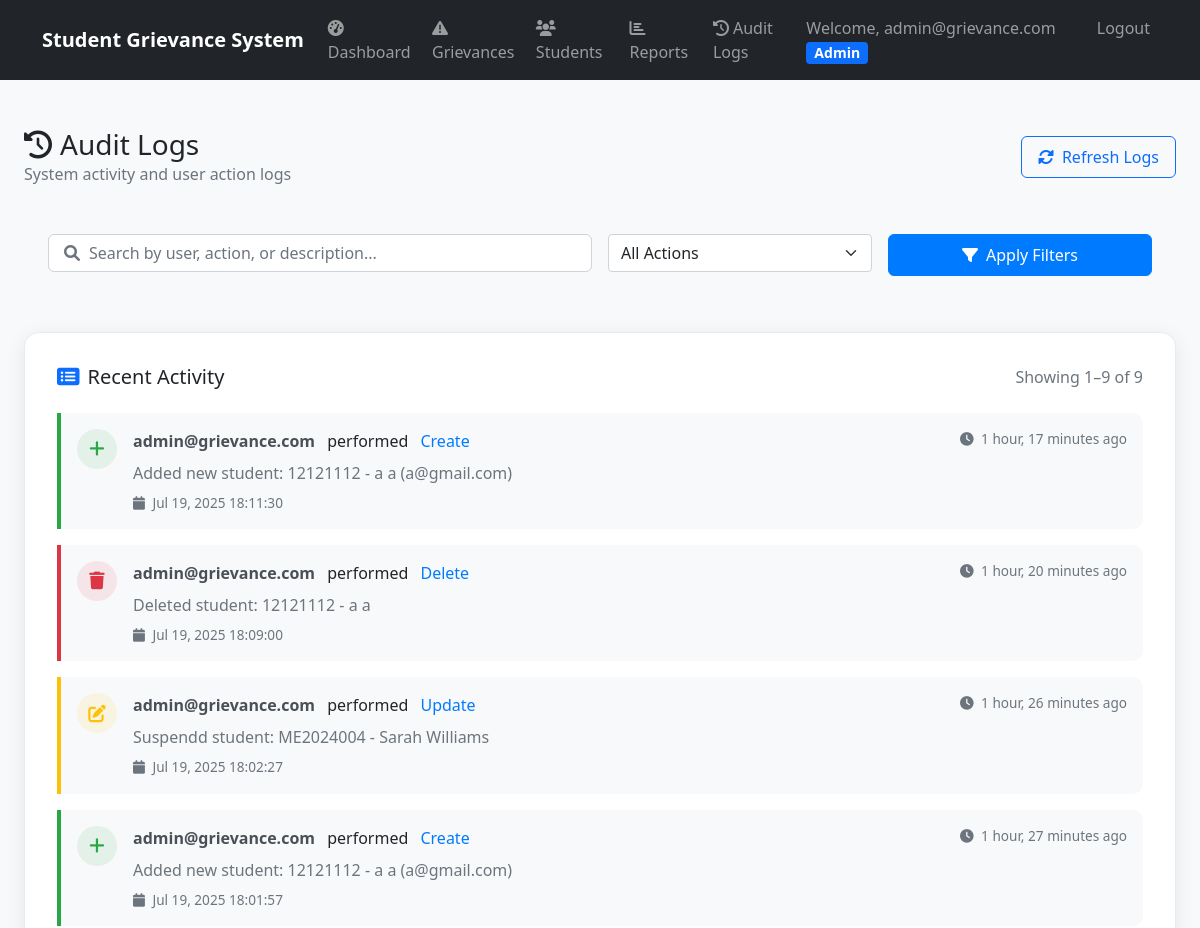
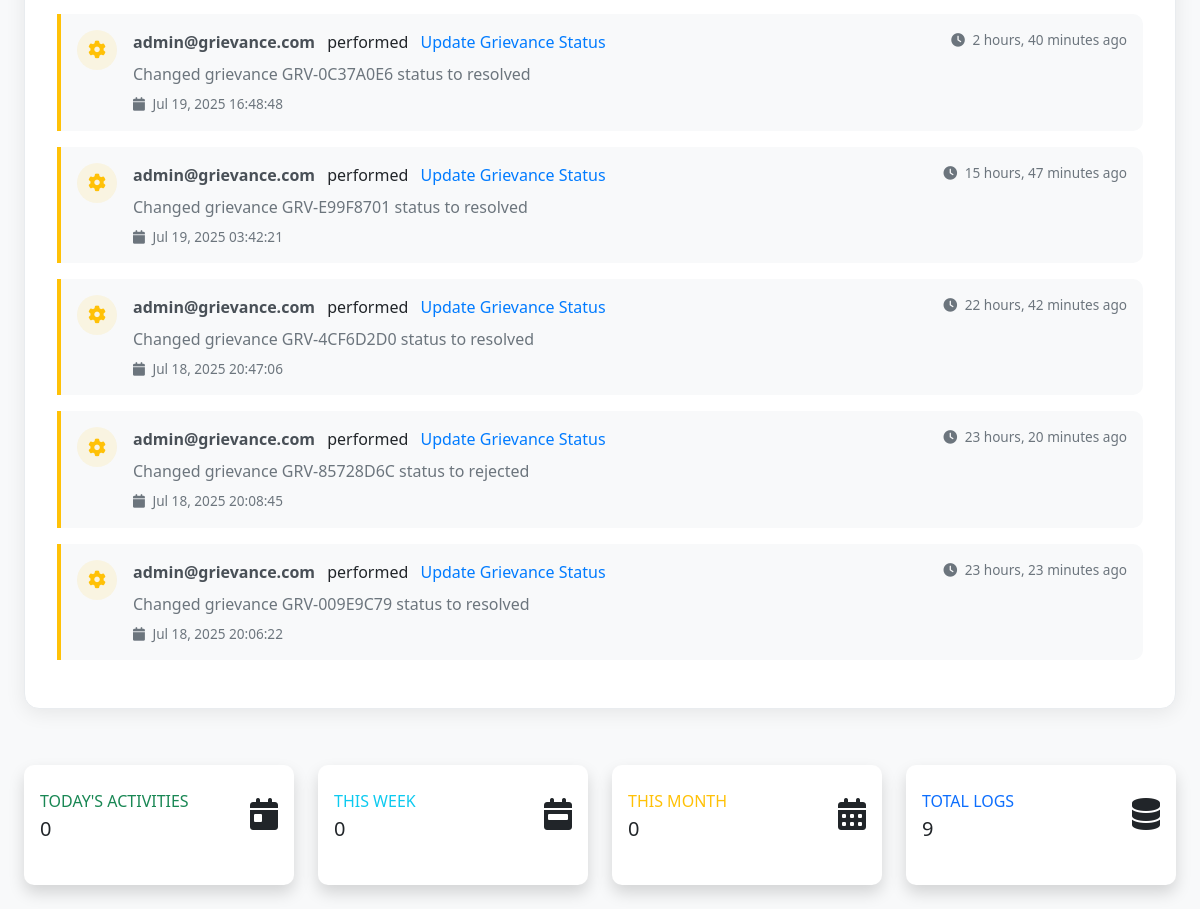
Page /api/admin-panel/audit-logs/ (signed in) on the earlier database version (2 pictures, top to bottom).
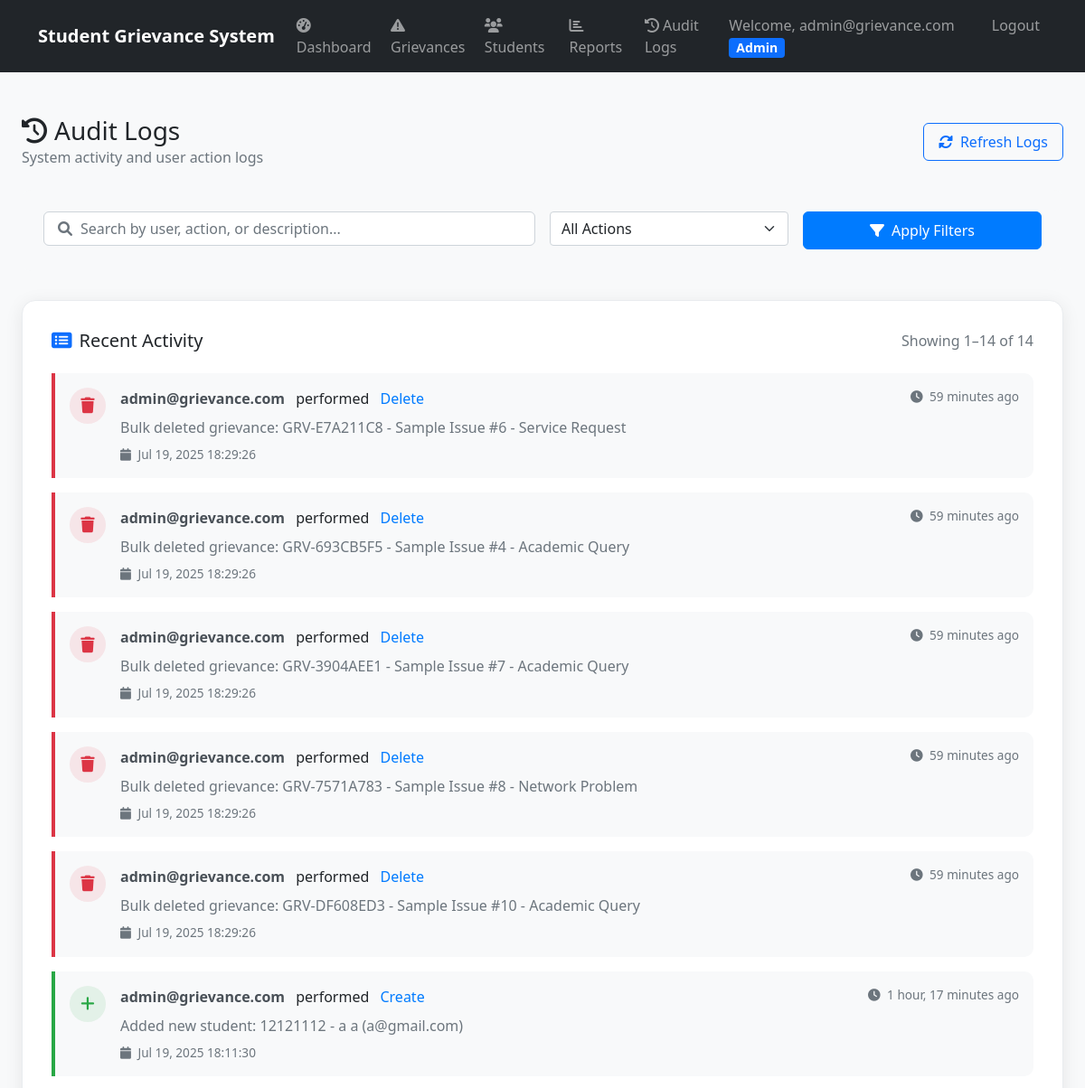
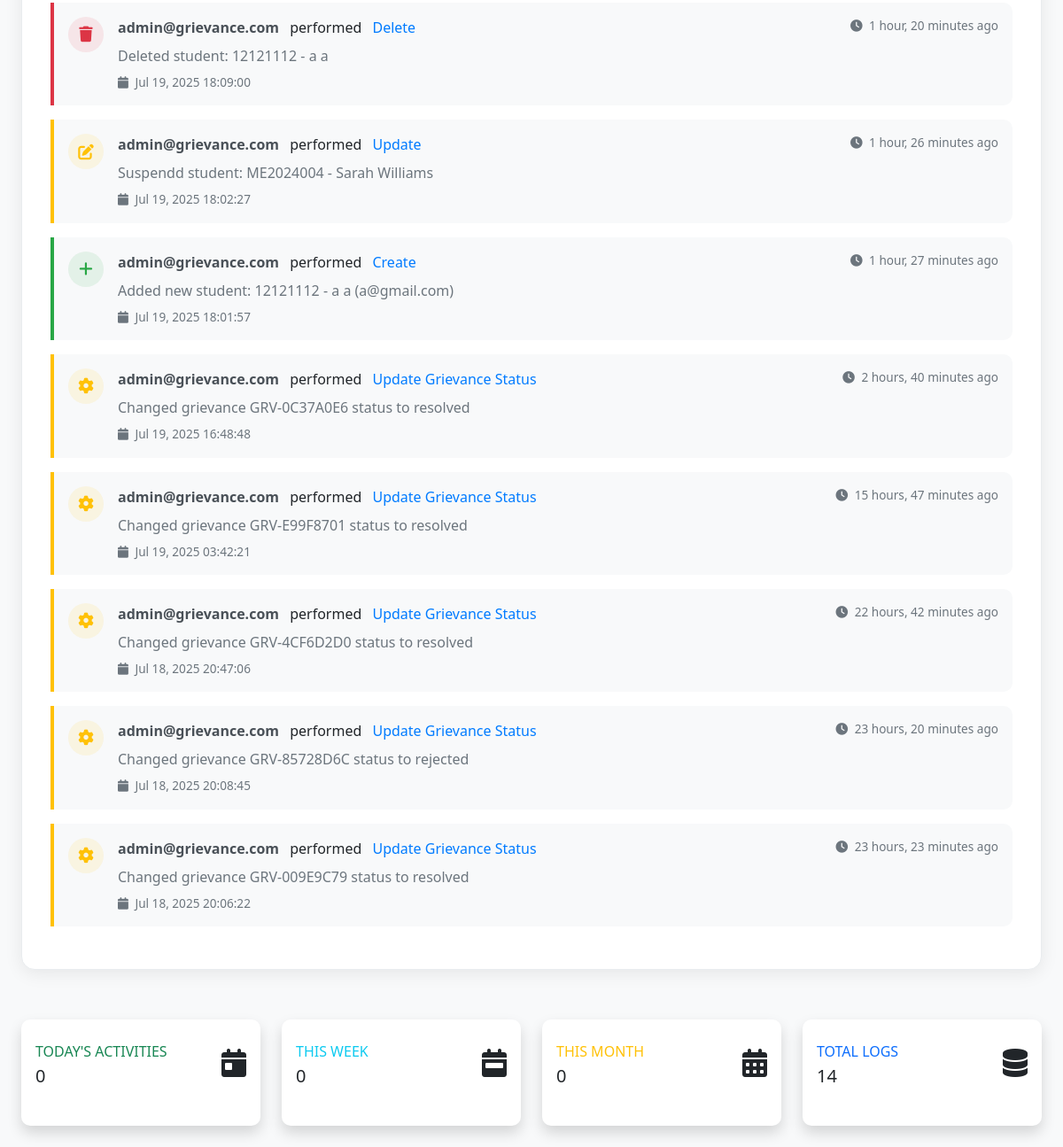
Same page on the later database version (2 pictures, top to bottom).
### apps/authentication/models.py (models this page shows, shortened)
class User(AbstractBaseUser, PermissionsMixin):
    ROLE_CHOICES = [
        ('student', 'Student'),
        ('admin', 'Admin'),
        ('superadmin', 'Super Admin'),
        ('officer', 'Grievance Officer'),
    ]
    email = models.EmailField(unique=True)  # STRING - Unique email address
    role = models.CharField(max_length=20, choices=ROLE_CHOICES, default='student')  # STRING - User role (e.g., 'student')
    created_at = models.DateTimeField(auto_now_add=True)  # DATETIME - Timestamp of registration
    is_active = models.BooleanField(default=True)
    is_staff = models.BooleanField(default=False)
    is_email_verified = models.BooleanField(default=False)
    objects = UserManager()
    USERNAME_FIELD = 'email'
    REQUIRED_FIELDS = []
    def get_display_name(self):
        if hasattr(self, 'student_profile') and self.student_profile.name:
            return self.student_profile.name
        return self.email
    @property
    def is_student(self):
        return self.role == 'student'
    @property
    def is_admin(self):
        return self.role in ['admin', 'superadmin', 'officer']

### apps/grievances/models.py (models this page shows, shortened)
class AuditLog(models.Model):
    ACTION_TYPES = [
        ('create', 'Create'),
        ('update', 'Update'),
        ('delete', 'Delete'),
        ('assign', 'Assign'),
        ('status_change', 'Status Change'),
        ('comment', 'Comment'),
        ('login', 'Login'),
        ('logout', 'Logout'),
    ]
    id = models.UUIDField(primary_key=True, default=uuid.uuid4, editable=False)
    user = models.ForeignKey(settings.AUTH_USER_MODEL, on_delete=models.CASCADE)
    action = models.CharField(max_length=20, choices=ACTION_TYPES)
    target_model = models.CharField(max_length=50)  # Model name
    target_id = models.CharField(max_length=100)  # ID of affected object
    description = models.TextField()
    ip_address = models.GenericIPAddressField(null=True, blank=True)
    user_agent = models.TextField(blank=True, null=True)
    timestamp = models.DateTimeField(auto_now_add=True)
    class Meta:
        ordering = ['-timestamp']

### apps/admin_panel/views.py (the view, shortened to what this page needs)
# urls.py: path('audit-logs/', views.audit_logs_view, name='audit_logs'),
@login_required
def audit_logs_view(request):
    if not request.user.is_admin:
        messages.error(request, 'Access denied - Admin privileges required')
        return redirect('authentication:login')
    logs = AuditLog.objects.select_related('user').order_by('-timestamp')
    action_filter = request.GET.get('action')
    user_filter = request.GET.get('user')
    date_from = request.GET.get('date_from')
    date_to = request.GET.get('date_to')
    search_query = request.GET.get('search', '').strip()
    if action_filter:
        logs = logs.filter(action=action_filter)
    if user_filter:
        logs = logs.filter(user__email__icontains=user_filter)
    if search_query:
        logs = logs.filter(
            Q(description__icontains=search_query) |
            Q(target_model__icontains=search_query) |
            Q(user__email__icontains=search_query)
        )
    action_types = AuditLog.objects.values_list('action', flat=True).distinct().order_by('action')
    admin_users = AuditLog.objects.select_related('user').values(
        'user__email'
    ).distinct().order_by('user__email')[:20]
    paginator = Paginator(logs, 25)
    page_number = request.GET.get('page')
    audit_logs = paginator.get_page(page_number)
    total_logs = AuditLog.objects.count()
    today_logs = AuditLog.objects.filter(timestamp__date=timezone.now().date()).count()
    action_stats = AuditLog.objects.values('action').annotate(
        count=Count('action')
    ).order_by('-count')[:5]
    context = {
        'audit_logs': audit_logs,
        'action_types': action_types,
        'admin_users': admin_users,
        'total_logs': total_logs,
        'today_logs': today_logs,
        'action_stats': action_stats,
        'filters': {
            'action': action_filter,
            'user': user_filter,
            'date_from': date_from,
            'date_to': date_to,
            'search': search_query,
        }
    }
    return render(request, 'admin_panel/audit_logs.html', context)

### templates/admin_panel/audit_logs.html (shortened to what this page needs)
{% extends 'base.html' %}
{% load static %}
{% block content %}
<div class="container-fluid py-4">
    <div class="row mb-4">
        <div class="col-12">
            <div class="d-flex justify-content-between align-items-center">
                <div>
                    <h1 class="h3 mb-0 text-gray-800">
                        <i class="fas fa-history me-2"></i>Audit Logs
                    </h1>
                    <p class="text-muted mb-0">System activity and user action logs</p>
                </div>
                <div>
                    <button class="btn btn-outline-primary" onclick="location.reload()">
                        <i class="fas fa-sync-alt me-2"></i>Refresh Logs
                    </button>
                </div>
            </div>
        </div>
    </div>
    <div class="filter-section">
        <form method="GET" class="row g-3">
            <div class="col-md-6">
                <div class="search-box">
                    <i class="fas fa-search"></i>
                    <input type="text" class="form-control" name="search"
                           placeholder="Search by user, action, or description..."
                           value="{{ request.GET.search }}">
                </div>
            </div>
            <div class="col-md-3">
                <select class="form-select" name="action">
                    <option value="">All Actions</option>
                </select>
            </div>
            <div class="col-md-3">
                <button type="submit" class="btn btn-primary w-100">
                    <i class="fas fa-filter me-2"></i>Apply Filters
                </button>
            </div>
        </form>
    </div>
    <div class="row">
        <div class="col-12">
            <div class="audit-card">
                <div class="d-flex justify-content-between align-items-center mb-4">
                    <h5 class="card-title mb-0">
                        <i class="fas fa-list-alt me-2 text-primary"></i>Recent Activity
                    </h5>
                    {% if audit_logs %}
                    <div class="text-muted">
                        Showing {{ audit_logs.start_index }}–{{ audit_logs.end_index }} of {{ audit_logs.paginator.count }}
                    </div>
                    {% endif %}
                </div>
                {% if audit_logs %}
                <div class="audit-logs-container">
                    {% for log in audit_logs %}
                    <div class="audit-item {{ log.action|lower }}">
                        <div class="d-flex align-items-start">
                            <div class="action-icon {{ log.action|lower|default:'default' }}">
                                {% if log.action|lower == 'create' %}
                                    <i class="fas fa-plus"></i>
                                {% elif log.action|lower == 'update' %}
                                    <i class="fas fa-edit"></i>
                                {% elif log.action|lower == 'delete' %}
                                    <i class="fas fa-trash"></i>
                                {% elif log.action|lower == 'login' %}
                                    <i class="fas fa-sign-in-alt"></i>
                                {% elif log.action|lower == 'logout' %}
                                    <i class="fas fa-sign-out-alt"></i>
                                {% else %}
                                    <i class="fas fa-cog"></i>
                                {% endif %}
                            </div>
                            <div class="flex-grow-1">
                                <div class="d-flex justify-content-between align-items-start mb-2">
                                    <div>
                                        <span class="audit-user">{{ log.user.email|default:"System" }}</span>
                                        <span class="mx-2">performed</span>
                                        <span class="audit-action">{{ log.action|title }}</span>
                                    </div>
                                    <span class="audit-time">
                                        <i class="fas fa-clock me-1"></i>
                                        {{ log.timestamp|timesince }} ago
                                    </span>
                                </div>
                                {% if log.description %}
                                <div class="audit-description">
                                    {{ log.description }}
                                </div>
                                {% endif %}
                                <div class="audit-time mt-2">
                                    <i class="fas fa-calendar me-1"></i>
                                    {{ log.timestamp|date:"M d, Y H:i:s" }}
                                </div>
                            </div>
                        </div>
                    </div>
                    {% endfor %}
                </div>
                {% else %}
                <div class="text-center py-5">
                    <i class="fas fa-history fa-3x text-muted mb-3"></i>
                    <h6 class="text-muted">No audit logs available</h6>
                    <p class="text-muted small">System activities will appear here once they are recorded</p>
                </div>
                {% endif %}
            </div>
        </div>
    </div>
    <div class="row mt-4">
        <div class="col-md-3">
            <div class="card border-left-success shadow h-100 py-2">
                <div class="card-body">
                    <div class="row no-gutters align-items-center">
                        <div class="col mr-2">
                            <div class="text-xs font-weight-bold text-success text-uppercase mb-1">
                                Today's Activities
                            </div>
                            <div class="h5 mb-0 font-weight-bold text-gray-800">
                                {{ todays_logs|default:0 }}
                            </div>
                        </div>
                        <div class="col-auto">
                            <i class="fas fa-calendar-day fa-2x text-gray-300"></i>
                        </div>
                    </div>
                </div>
            </div>
        </div>
        <div class="col-md-3">
            <div class="card border-left-info shadow h-100 py-2">
                <div class="card-body">
                    <div class="row no-gutters align-items-center">
                        <div class="col mr-2">
                            <div class="text-xs font-weight-bold text-info text-uppercase mb-1">
                                This Week
                            </div>
                            <div class="h5 mb-0 font-weight-bold text-gray-800">
                                {{ weeks_logs|default:0 }}
                            </div>
                        </div>
                        <div class="col-auto">
                            <i class="fas fa-calendar-week fa-2x text-gray-300"></i>
                        </div>
                    </div>
                </div>
            </div>
        </div>
        <div class="col-md-3">
            <div class="card border-left-warning shadow h-100 py-2">
                <div class="card-body">
                    <div class="row no-gutters align-items-center">
                        <div class="col mr-2">
                            <div class="text-xs font-weight-bold text-warning text-uppercase mb-1">
                                This Month
                            </div>
                            <div class="h5 mb-0 font-weight-bold text-gray-800">
                                {{ months_logs|default:0 }}
                            </div>
                        </div>
                        <div class="col-auto">
                            <i class="fas fa-calendar-alt fa-2x text-gray-300"></i>
                        </div>
                    </div>
                </div>
            </div>
        </div>
        <div class="col-md-3">
            <div class="card border-left-primary shadow h-100 py-2">
                <div class="card-body">
                    <div class="row no-gutters align-items-center">
                        <div class="col mr-2">
                            <div class="text-xs font-weight-bold text-primary text-uppercase mb-1">
                                Total Logs
                            </div>
                            <div class="h5 mb-0 font-weight-bold text-gray-800">
                                {{ total_logs|default:0 }}
                            </div>
                        </div>
                        <div class="col-auto">
                            <i class="fas fa-database fa-2x text-gray-300"></i>
                        </div>
                    </div>
                </div>
            </div>
        </div>
    </div>
</div>
{% endblock %}

### templates/base.html (shortened to what this page needs)
{% load static %}
<!DOCTYPE html>
<html lang="en">
<head>
    <link href="https://cdn.jsdelivr.net/npm/bootstrap@5.1.3/dist/css/bootstrap.min.css" rel="stylesheet">
    <link rel="stylesheet" href="https://cdnjs.cloudflare.com/ajax/libs/font-awesome/6.0.0/css/all.min.css">
    <link rel="stylesheet" href="{% static 'css/style.css' %}">
</head>
<body>
    <nav class="navbar navbar-expand-lg navbar-dark bg-dark">
        <div class="container">
            {% if user.is_authenticated %}
                {% if user.is_admin %}
                    <a class="navbar-brand" href="{% url 'admin_panel:dashboard' %}">
                        Student Grievance System
                    </a>
                {% elif user.is_student %}
                    <a class="navbar-brand" href="{% url 'students:dashboard' %}">
                        Student Grievance System
                    </a>
                {% else %}
                    <a class="navbar-brand" href="{% url 'authentication:login_view' %}">
                        Student Grievance System
                    </a>
                {% endif %}
            {% else %}
                <a class="navbar-brand" href="{% url 'authentication:login_view' %}">
                    Student Grievance System
                </a>
            {% endif %}
            {% if user.is_authenticated %}
            <div class="navbar-nav me-auto">
                {% if user.is_admin %}
                <a class="nav-link" href="{% url 'admin_panel:dashboard' %}">
                    <i class="fas fa-tachometer-alt me-1"></i>Dashboard
                </a>
                <a class="nav-link" href="{% url 'admin_panel:grievance_list' %}">
                    <i class="fas fa-exclamation-triangle me-1"></i>Grievances
                </a>
                <a class="nav-link" href="{% url 'admin_panel:student_list' %}">
                    <i class="fas fa-users me-1"></i>Students
                </a>
                <a class="nav-link" href="{% url 'admin_panel:reports_dashboard' %}">
                    <i class="fas fa-chart-bar me-1"></i>Reports
                </a>
                <a class="nav-link" href="{% url 'admin_panel:audit_logs' %}">
                    <i class="fas fa-history me-1"></i>Audit Logs
                </a>
                {% endif %}
            </div>
            <div class="navbar-nav ms-auto">
                <span class="navbar-text me-3">
                    Welcome, {{ user.get_display_name }}
                    {% if user.is_admin %}
                    <span class="badge bg-primary">Admin</span>
                    {% endif %}
                </span>
                <a class="nav-link" href="{% url 'authentication:logout_view' %}">Logout</a>
            </div>
            {% endif %}
        </div>
    </nav>
    <main class="{% if request.resolver_match.app_name == 'admin_panel' %}container-fluid{% else %}container{% endif %} mt-4">
        {% block content %}
        {% endblock %}
    </main>
</body>
</html>

Differences in the rows shown:
added AuditLog: user.email "admin@grievance.com", action "Delete", timestamp "59 minutes", description "Bulk deleted grievance: GRV-E7A211C8 - Sample Issue #6 - Service Request", timestamp "Jul 19, 2025 18:29:26"
added AuditLog: user.email "admin@grievance.com", action "Delete", timestamp "59 minutes", description "Bulk deleted grievance: GRV-693CB5F5 - Sample Issue #4 - Academic Query", timestamp "Jul 19, 2025 18:29:26"
added AuditLog: user.email "admin@grievance.com", action "Delete", timestamp "59 minutes", description "Bulk deleted grievance: GRV-3904AEE1 - Sample Issue #7 - Academic Query", timestamp "Jul 19, 2025 18:29:26"
added AuditLog: user.email "admin@grievance.com", action "Delete", timestamp "59 minutes", description "Bulk deleted grievance: GRV-7571A783 - Sample Issue #8 - Network Problem", timestamp "Jul 19, 2025 18:29:26"
added AuditLog: user.email "admin@grievance.com", action "Delete", timestamp "59 minutes", description "Bulk deleted grievance: GRV-DF608ED3 - Sample Issue #10 - Academic Query", timestamp "Jul 19, 2025 18:29:26"
Other differences:
{{ audit_logs.end_index }}: "9" → "14"
{{ audit_logs.paginator.count }}: "9" → "14"
{{ total_logs|default:0 }}: "9" → "14"
